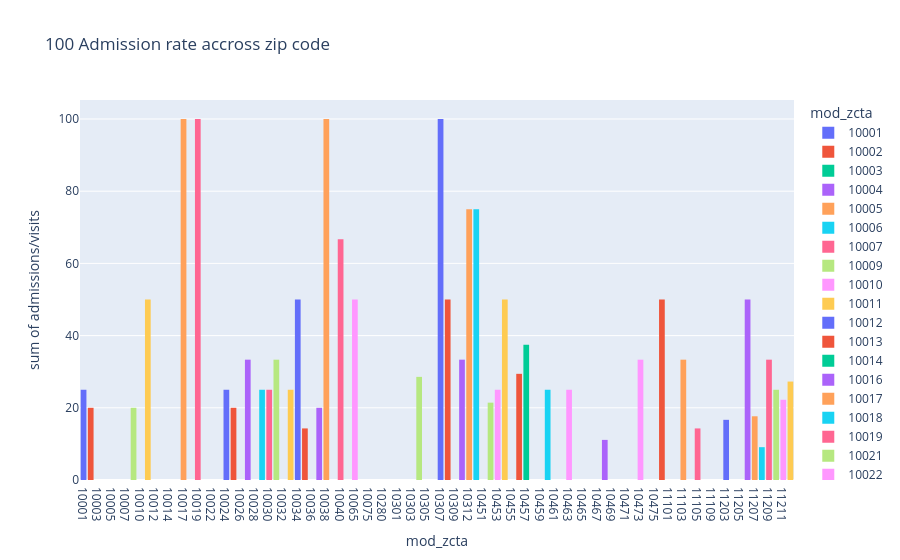

The cell this chart's notebook holds for it:
### Code cell
top_5 = df_zip_date.nlargest(5,'admissions/visits') # top 5 zip code admission rate  
bottom_5= df_zip_date.nsmallest(5,'admissions/visits') # bottom 5 zip code admission rate  
df_top_bottom=pd.concat([top_5,bottom_5])  # top 5 and bottom 5 

fig= px.histogram(df_zip_date.head(100),x= 'mod_zcta', y='admissions/visits',color= 'mod_zcta',title='100 Admission rate accross zip code')
fig.show()

### Figure 1 — Plotly figure (JSON) as saved in the notebook; plotly's stock layout.template omitted (floating-point values rounded to 4 significant figures)
{"data": [{"bingroup": "x", "histfunc": "sum", "hovertemplate": "mod_zcta=%{x}<br>sum of admissions/visits=%{y}<extra></extra>", "legendgroup": "10001", "marker": {"color": "#636efa", "pattern": {"shape": ""}}, "name": "10001", "orientation": "v", "showlegend": true, "type": "histogram", "x": ["10001"], "xaxis": "x", "y": [25.0], "yaxis": "y"}, {"bingroup": "x", "histfunc": "sum", "hovertemplate": "mod_zcta=%{x}<br>sum of admissions/visits=%{y}<extra></extra>", "legendgroup": "10002", "marker": {"color": "#EF553B", "pattern": {"shape": ""}}, "name": "10002", "orientation": "v", "showlegend": true, "type": "histogram", "x": ["10002"], "xaxis": "x", "y": [20.0], "yaxis": "y"}, {"bingroup": "x", "histfunc": "sum", "hovertemplate": "mod_zcta=%{x}<br>sum of admissions/visits=%{y}<extra></extra>", "legendgroup": "10003", "marker": {"color": "#00cc96", "pattern": {"shape": ""}}, "name": "10003", "orientation": "v", "showlegend": true, "type": "histogram", "x": ["10003"], "xaxis": "x", "y": [0.0], "yaxis": "y"}, {"bingroup": "x", "histfunc": "sum", "hovertemplate": "mod_zcta=%{x}<br>sum of admissions/visits=%{y}<extra></extra>", "legendgroup": "10004", "marker": {"color": "#ab63fa", "pattern": {"shape": ""}}, "name": "10004", "orientation": "v", "showlegend": true, "type": "histogram", "x": ["10004"], "xaxis": "x", "y": [0.0], "yaxis": "y"}, {"bingroup": "x", "histfunc": "sum", "hovertemplate": "mod_zcta=%{x}<br>sum of admissions/visits=%{y}<extra></extra>", "legendgroup": "10005", "marker": {"color": "#FFA15A", "pattern": {"shape": ""}}, "name": "10005", "orientation": "v", "showlegend": true, "type": "histogram", "x": ["10005"], "xaxis": "x", "y": [0.0], "yaxis": "y"}, {"bingroup": "x", "histfunc": "sum", "hovertemplate": "mod_zcta=%{x}<br>sum of admissions/visits=%{y}<extra></extra>", "legendgroup": "10006", "marker": {"color": "#19d3f3", "pattern": {"shape": ""}}, "name": "10006", "orientation": "v", "showlegend": true, "type": "histogram", "x": ["10006"], "xaxis": "x", "y": [0.0], "yaxis": "y"}, {"bingroup": "x", "histfunc": "sum", "hovertemplate": "mod_zcta=%{x}<br>sum of admissions/visits=%{y}<extra></extra>", "legendgroup": "10007", "marker": {"color": "#FF6692", "pattern": {"shape": ""}}, "name": "10007", "orientation": "v", "showlegend": true, "type": "histogram", "x": ["10007"], "xaxis": "x", "y": [0.0], "yaxis": "y"}, {"bingroup": "x", "histfunc": "sum", "hovertemplate": "mod_zcta=%{x}<br>sum of admissions/visits=%{y}<extra></extra>", "legendgroup": "10009", "marker": {"color": "#B6E880", "pattern": {"shape": ""}}, "name": "10009", "orientation": "v", "showlegend": true, "type": "histogram", "x": ["10009"], "xaxis": "x", "y": [20.0], "yaxis": "y"}, {"bingroup": "x", "histfunc": "sum", "hovertemplate": "mod_zcta=%{x}<br>sum of admissions/visits=%{y}<extra></extra>", "legendgroup": "10010", "marker": {"color": "#FF97FF", "pattern": {"shape": ""}}, "name": "10010", "orientation": "v", "showlegend": true, "type": "histogram", "x": ["10010"], "xaxis": "x", "y": [0.0], "yaxis": "y"}, {"bingroup": "x", "histfunc": "sum", "hovertemplate": "mod_zcta=%{x}<br>sum of admissions/visits=%{y}<extra></extra>", "legendgroup": "10011", "marker": {"color": "#FECB52", "pattern": {"shape": ""}}, "name": "10011", "orientation": "v", "showlegend": true, "type": "histogram", "x": ["10011"], "xaxis": "x", "y": [50.0], "yaxis": "y"}, {"bingroup": "x", "histfunc": "sum", "hovertemplate": "mod_zcta=%{x}<br>sum of admissions/visits=%{y}<extra></extra>", "legendgroup": "10012", "marker": {"color": "#636efa", "pattern": {"shape": ""}}, "name": "10012", "orientation": "v", "showlegend": true, "type": "histogram", "x": ["10012"], "xaxis": "x", "y": [0.0], "yaxis": "y"}, {"bingroup": "x", "histfunc": "sum", "hovertemplate": "mod_zcta=%{x}<br>sum of admissions/visits=%{y}<extra></extra>", "legendgroup": "10013", "marker": {"color": "#EF553B", "pattern": {"shape": ""}}, "name": "10013", "orientation": "v", "showlegend": true, "type": "histogram", "x": ["10013"], "xaxis": "x", "y": [0.0], "yaxis": "y"}, {"bingroup": "x", "histfunc": "sum", "hovertemplate": "mod_zcta=%{x}<br>sum of admissions/visits=%{y}<extra></extra>", "legendgroup": "10014", "marker": {"color": "#00cc96", "pattern": {"shape": ""}}, "name": "10014", "orientation": "v", "showlegend": true, "type": "histogram", "x": ["10014"], "xaxis": "x", "y": [0.0], "yaxis": "y"}, {"bingroup": "x", "histfunc": "sum", "hovertemplate": "mod_zcta=%{x}<br>sum of admissions/visits=%{y}<extra></extra>", "legendgroup": "10016", "marker": {"color": "#ab63fa", "pattern": {"shape": ""}}, "name": "10016", "orientation": "v", "showlegend": true, "type": "histogram", "x": ["10016"], "xaxis": "x", "y": [0.0], "yaxis": "y"}, {"bingroup": "x", "histfunc": "sum", "hovertemplate": "mod_zcta=%{x}<br>sum of admissions/visits=%{y}<extra></extra>", "legendgroup": "10017", "marker": {"color": "#FFA15A", "pattern": {"shape": ""}}, "name": "10017", "orientation": "v", "showlegend": true, "type": "histogram", "x": ["10017"], "xaxis": "x", "y": [100.0], "yaxis": "y"}, {"bingroup": "x", "histfunc": "sum", "hovertemplate": "mod_zcta=%{x}<br>sum of admissions/visits=%{y}<extra></extra>", "legendgroup": "10018", "marker": {"color": "#19d3f3", "pattern": {"shape": ""}}, "name": "10018", "orientation": "v", "showlegend": true, "type": "histogram", "x": ["10018"], "xaxis": "x", "y": [0.0], "yaxis": "y"}, {"bingroup": "x", "histfunc": "sum", "hovertemplate": "mod_zcta=%{x}<br>sum of admissions/visits=%{y}<extra></extra>", "legendgroup": "10019", "marker": {"color": "#FF6692", "pattern": {"shape": ""}}, "name": "10019", "orientation": "v", "showlegend": true, "type": "histogram", "x": ["10019"], "xaxis": "x", "y": [100.0], "yaxis": "y"}, {"bingroup": "x", "histfunc": "sum", "hovertemplate": "mod_zcta=%{x}<br>sum of admissions/visits=%{y}<extra></extra>", "legendgroup": "10021", "marker": {"color": "#B6E880", "pattern": {"shape": ""}}, "name": "10021", "orientation": "v", "showlegend": true, "type": "histogram", "x": ["10021"], "xaxis": "x", "y": [0.0], "yaxis": "y"}, {"bingroup": "x", "histfunc": "sum", "hovertemplate": "mod_zcta=%{x}<br>sum of admissions/visits=%{y}<extra></extra>", "legendgroup": "10022", "marker": {"color": "#FF97FF", "pattern": {"shape": ""}}, "name": "10022", "orientation": "v", "showlegend": true, "type": "histogram", "x": ["10022"], "xaxis": "x", "y": [0.0], "yaxis": "y"}, {"bingroup": "x", "histfunc": "sum", "hovertemplate": "mod_zcta=%{x}<br>sum of admissions/visits=%{y}<extra></extra>", "legendgroup": "10023", "marker": {"color": "#FECB52", "pattern": {"shape": ""}}, "name": "10023", "orientation": "v", "showlegend": true, "type": "histogram", "x": ["10023"], "xaxis": "x", "y": [0.0], "yaxis": "y"}, {"bingroup": "x", "histfunc": "sum", "hovertemplate": "mod_zcta=%{x}<br>sum of admissions/visits=%{y}<extra></extra>", "legendgroup": "10024", "marker": {"color": "#636efa", "pattern": {"shape": ""}}, "name": "10024", "orientation": "v", "showlegend": true, "type": "histogram", "x": ["10024"], "xaxis": "x", "y": [25.0], "yaxis": "y"}, {"bingroup": "x", "histfunc": "sum", "hovertemplate": "mod_zcta=%{x}<br>sum of admissions/visits=%{y}<extra></extra>", "legendgroup": "10025", "marker": {"color": "#EF553B", "pattern": {"shape": ""}}, "name": "10025", "orientation": "v", "showlegend": true, "type": "histogram", "x": ["10025"], "xaxis": "x", "y": [20.0], "yaxis": "y"}, {"bingroup": "x", "histfunc": "sum", "hovertemplate": "mod_zcta=%{x}<br>sum of admissions/visits=%{y}<extra></extra>", "legendgroup": "10026", "marker": {"color": "#00cc96", "pattern": {"shape": ""}}, "name": "10026", "orientation": "v", "showlegend": true, "type": "histogram", "x": ["10026"], "xaxis": "x", "y": [0.0], "yaxis": "y"}, {"bingroup": "x", "histfunc": "sum", "hovertemplate": "mod_zcta=%{x}<br>sum of admissions/visits=%{y}<extra></extra>", "legendgroup": "10027", "marker": {"color": "#ab63fa", "pattern": {"shape": ""}}, "name": "10027", "orientation": "v", "showlegend": true, "type": "histogram", "x": ["10027"], "xaxis": "x", "y": [33.33], "yaxis": "y"}, {"bingroup": "x", "histfunc": "sum", "hovertemplate": "mod_zcta=%{x}<br>sum of admissions/visits=%{y}<extra></extra>", "legendgroup": "10028", "marker": {"color": "#FFA15A", "pattern": {"shape": ""}}, "name": "10028", "orientation": "v", "showlegend": true, "type": "histogram", "x": ["10028"], "xaxis": "x", "y": [0.0], "yaxis": "y"}, {"bingroup": "x", "histfunc": "sum", "hovertemplate": "mod_zcta=%{x}<br>sum of admissions/visits=%{y}<extra></extra>", "legendgroup": "10029", "marker": {"color": "#19d3f3", "pattern": {"shape": ""}}, "name": "10029", "orientation": "v", "showlegend": true, "type": "histogram", "x": ["10029"], "xaxis": "x", "y": [25.0], "yaxis": "y"}, {"bingroup": "x", "histfunc": "sum", "hovertemplate": "mod_zcta=%{x}<br>sum of admissions/visits=%{y}<extra></extra>", "legendgroup": "10030", "marker": {"color": "#FF6692", "pattern": {"shape": ""}}, "name": "10030", "orientation": "v", "showlegend": true, "type": "histogram", "x": ["10030"], "xaxis": "x", "y": [25.0], "yaxis": "y"}, {"bingroup": "x", "histfunc": "sum", "hovertemplate": "mod_zcta=%{x}<br>sum of admissions/visits=%{y}<extra></extra>", "legendgroup": "10031", "marker": {"color": "#B6E880", "pattern": {"shape": ""}}, "name": "10031", "orientation": "v", "showlegend": true, "type": "histogram", "x": ["10031"], "xaxis": "x", "y": [33.33], "yaxis": "y"}, {"bingroup": "x", "histfunc": "sum", "hovertemplate": "mod_zcta=%{x}<br>sum of admissions/visits=%{y}<extra></extra>", "legendgroup": "10032", "marker": {"color": "#FF97FF", "pattern": {"shape": ""}}, "name": "10032", "orientation": "v", "showlegend": true, "type": "histogram", "x": ["10032"], "xaxis": "x", "y": [0.0], "yaxis": "y"}, {"bingroup": "x", "histfunc": "sum", "hovertemplate": "mod_zcta=%{x}<br>sum of admissions/visits=%{y}<extra></extra>", "legendgroup": "10033", "marker": {"color": "#FECB52", "pattern": {"shape": ""}}, "name": "10033", "orientation": "v", "showlegend": true, "type": "histogram", "x": ["10033"], "xaxis": "x", "y": [25.0], "yaxis": "y"}, {"bingroup": "x", "histfunc": "sum", "hovertemplate": "mod_zcta=%{x}<br>sum of admissions/visits=%{y}<extra></extra>", "legendgroup": "10034", "marker": {"color": "#636efa", "pattern": {"shape": ""}}, "name": "10034", "orientation": "v", "showlegend": true, "type": "histogram", "x": ["10034"], "xaxis": "x", "y": [50.0], "yaxis": "y"}, {"bingroup": "x", "histfunc": "sum", "hovertemplate": "mod_zcta=%{x}<br>sum of admissions/visits=%{y}<extra></extra>", "legendgroup": "10035", "marker": {"color": "#EF553B", "pattern": {"shape": ""}}, "name": "10035", "orientation": "v", "showlegend": true, "type": "histogram", "x": ["10035"], "xaxis": "x", "y": [14.29], "yaxis": "y"}, {"bingroup": "x", "histfunc": "sum", "hovertemplate": "mod_zcta=%{x}<br>sum of admissions/visits=%{y}<extra></extra>", "legendgroup": "10036", "marker": {"color": "#00cc96", "pattern": {"shape": ""}}, "name": "10036", "orientation": "v", "showlegend": true, "type": "histogram", "x": ["10036"], "xaxis": "x", "y": [0.0], "yaxis": "y"}, {"bingroup": "x", "histfunc": "sum", "hovertemplate": "mod_zcta=%{x}<br>sum of admissions/visits=%{y}<extra></extra>", "legendgroup": "10037", "marker": {"color": "#ab63fa", "pattern": {"shape": ""}}, "name": "10037", "orientation": "v", "showlegend": true, "type": "histogram", "x": ["10037"], "xaxis": "x", "y": [20.0], "yaxis": "y"}, {"bingroup": "x", "histfunc": "sum", "hovertemplate": "mod_zcta=%{x}<br>sum of admissions/visits=%{y}<extra></extra>", "legendgroup": "10038", "marker": {"color": "#FFA15A", "pattern": {"shape": ""}}, "name": "10038", "orientation": "v", "showlegend": true, "type": "histogram", "x": ["10038"], "xaxis": "x", "y": [100.0], "yaxis": "y"}, {"bingroup": "x", "histfunc": "sum", "hovertemplate": "mod_zcta=%{x}<br>sum of admissions/visits=%{y}<extra></extra>", "legendgroup": "10039", "marker": {"color": "#19d3f3", "pattern": {"shape": ""}}, "name": "10039", "orientation": "v", "showlegend": true, "type": "histogram", "x": ["10039"], "xaxis": "x", "y": [0.0], "yaxis": "y"}, {"bingroup": "x", "histfunc": "sum", "hovertemplate": "mod_zcta=%{x}<br>sum of admissions/visits=%{y}<extra></extra>", "legendgroup": "10040", "marker": {"color": "#FF6692", "pattern": {"shape": ""}}, "name": "10040", "orientation": "v", "showlegend": true, "type": "histogram", "x": ["10040"], "xaxis": "x", "y": [66.67], "yaxis": "y"}, {"bingroup": "x", "histfunc": "sum", "hovertemplate": "mod_zcta=%{x}<br>sum of admissions/visits=%{y}<extra></extra>", "legendgroup": "10044", "marker": {"color": "#B6E880", "pattern": {"shape": ""}}, "name": "10044", "orientation": "v", "showlegend": true, "type": "histogram", "x": ["10044"], "xaxis": "x", "y": [0.0], "yaxis": "y"}, {"bingroup": "x", "histfunc": "sum", "hovertemplate": "mod_zcta=%{x}<br>sum of admissions/visits=%{y}<extra></extra>", "legendgroup": "10065", "marker": {"color": "#FF97FF", "pattern": {"shape": ""}}, "name": "10065", "orientation": "v", "showlegend": true, "type": "histogram", "x": ["10065"], "xaxis": "x", "y": [50.0], "yaxis": "y"}, {"bingroup": "x", "histfunc": "sum", "hovertemplate": "mod_zcta=%{x}<br>sum of admissions/visits=%{y}<extra></extra>", "legendgroup": "10069", "marker": {"color": "#FECB52", "pattern": {"shape": ""}}, "name": "10069", "orientation": "v", "showlegend": true, "type": "histogram", "x": ["10069"], "xaxis": "x", "y": [0.0], "yaxis": "y"}, {"bingroup": "x", "histfunc": "sum", "hovertemplate": "mod_zcta=%{x}<br>sum of admissions/visits=%{y}<extra></extra>", "legendgroup": "10075", "marker": {"color": "#636efa", "pattern": {"shape": ""}}, "name": "10075", "orientation": "v", "showlegend": true, "type": "histogram", "x": ["10075"], "xaxis": "x", "y": [0.0], "yaxis": "y"}, {"bingroup": "x", "histfunc": "sum", "hovertemplate": "mod_zcta=%{x}<br>sum of admissions/visits=%{y}<extra></extra>", "legendgroup": "10128", "marker": {"color": "#EF553B", "pattern": {"shape": ""}}, "name": "10128", "orientation": "v", "showlegend": true, "type": "histogram", "x": ["10128"], "xaxis": "x", "y": [0.0], "yaxis": "y"}, {"bingroup": "x", "histfunc": "sum", "hovertemplate": "mod_zcta=%{x}<br>sum of admissions/visits=%{y}<extra></extra>", "legendgroup": "10280", "marker": {"color": "#00cc96", "pattern": {"shape": ""}}, "name": "10280", "orientation": "v", "showlegend": true, "type": "histogram", "x": ["10280"], "xaxis": "x", "y": [0.0], "yaxis": "y"}, {"bingroup": "x", "histfunc": "sum", "hovertemplate": "mod_zcta=%{x}<br>sum of admissions/visits=%{y}<extra></extra>", "legendgroup": "10282", "marker": {"color": "#ab63fa", "pattern": {"shape": ""}}, "name": "10282", "orientation": "v", "showlegend": true, "type": "histogram", "x": ["10282"], "xaxis": "x", "y": [0.0], "yaxis": "y"}, {"bingroup": "x", "histfunc": "sum", "hovertemplate": "mod_zcta=%{x}<br>sum of admissions/visits=%{y}<extra></extra>", "legendgroup": "10301", "marker": {"color": "#FFA15A", "pattern": {"shape": ""}}, "name": "10301", "orientation": "v", "showlegend": true, "type": "histogram", "x": ["10301"], "xaxis": "x", "y": [0.0], "yaxis": "y"}, {"bingroup": "x", "histfunc": "sum", "hovertemplate": "mod_zcta=%{x}<br>sum of admissions/visits=%{y}<extra></extra>", "legendgroup": "10302", "marker": {"color": "#19d3f3", "pattern": {"shape": ""}}, "name": "10302", "orientation": "v", "showlegend": true, "type": "histogram", "x": ["10302"], "xaxis": "x", "y": [0.0], "yaxis": "y"}, {"bingroup": "x", "histfunc": "sum", "hovertemplate": "mod_zcta=%{x}<br>sum of admissions/visits=%{y}<extra></extra>", "legendgroup": "10303", "marker": {"color": "#FF6692", "pattern": {"shape": ""}}, "name": "10303", "orientation": "v", "showlegend": true, "type": "histogram", "x": ["10303"], "xaxis": "x", "y": [0.0], "yaxis": "y"}, {"bingroup": "x", "histfunc": "sum", "hovertemplate": "mod_zcta=%{x}<br>sum of admissions/visits=%{y}<extra></extra>", "legendgroup": "10304", "marker": {"color": "#B6E880", "pattern": {"shape": ""}}, "name": "10304", "orientation": "v", "showlegend": true, "type": "histogram", "x": ["10304"], "xaxis": "x", "y": [28.57], "yaxis": "y"}, {"bingroup": "x", "histfunc": "sum", "hovertemplate": "mod_zcta=%{x}<br>sum of admissions/visits=%{y}<extra></extra>", "legendgroup": "10305", "marker": {"color": "#FF97FF", "pattern": {"shape": ""}}, "name": "10305", "orientation": "v", "showlegend": true, "type": "histogram", "x": ["10305"], "xaxis": "x", "y": [0.0], "yaxis": "y"}, {"bingroup": "x", "histfunc": "sum", "hovertemplate": "mod_zcta=%{x}<br>sum of admissions/visits=%{y}<extra></extra>", "legendgroup": "10306", "marker": {"color": "#FECB52", "pattern": {"shape": ""}}, "name": "10306", "orientation": "v", "showlegend": true, "type": "histogram", "x": ["10306"], "xaxis": "x", "y": [0.0], "yaxis": "y"}, {"bingroup": "x", "histfunc": "sum", "hovertemplate": "mod_zcta=%{x}<br>sum of admissions/visits=%{y}<extra></extra>", "legendgroup": "10307", "marker": {"color": "#636efa", "pattern": {"shape": ""}}, "name": "10307", "orientation": "v", "showlegend": true, "type": "histogram", "x": ["10307"], "xaxis": "x", "y": [100.0], "yaxis": "y"}, {"bingroup": "x", "histfunc": "sum", "hovertemplate": "mod_zcta=%{x}<br>sum of admissions/visits=%{y}<extra></extra>", "legendgroup": "10308", "marker": {"color": "#EF553B", "pattern": {"shape": ""}}, "name": "10308", "orientation": "v", "showlegend": true, "type": "histogram", "x": ["10308"], "xaxis": "x", "y": [50.0], "yaxis": "y"}, {"bingroup": "x", "histfunc": "sum", "hovertemplate": "mod_zcta=%{x}<br>sum of admissions/visits=%{y}<extra></extra>", "legendgroup": "10309", "marker": {"color": "#00cc96", "pattern": {"shape": ""}}, "name": "10309", "orientation": "v", "showlegend": true, "type": "histogram", "x": ["10309"], "xaxis": "x", "y": [0.0], "yaxis": "y"}, {"bingroup": "x", "histfunc": "sum", "hovertemplate": "mod_zcta=%{x}<br>sum of admissions/visits=%{y}<extra></extra>", "legendgroup": "10310", "marker": {"color": "#ab63fa", "pattern": {"shape": ""}}, "name": "10310", "orientation": "v", "showlegend": true, "type": "histogram", "x": ["10310"], "xaxis": "x", "y": [33.33], "yaxis": "y"}, {"bingroup": "x", "histfunc": "sum", "hovertemplate": "mod_zcta=%{x}<br>sum of admissions/visits=%{y}<extra></extra>", "legendgroup": "10312", "marker": {"color": "#FFA15A", "pattern": {"shape": ""}}, "name": "10312", "orientation": "v", "showlegend": true, "type": "histogram", "x": ["10312"], "xaxis": "x", "y": [75.0], "yaxis": "y"}, {"bingroup": "x", "histfunc": "sum", "hovertemplate": "mod_zcta=%{x}<br>sum of admissions/visits=%{y}<extra></extra>", "legendgroup": "10314", "marker": {"color": "#19d3f3", "pattern": {"shape": ""}}, "name": "10314", "orientation": "v", "showlegend": true, "type": "histogram", "x": ["10314"], "xaxis": "x", "y": [75.0], "yaxis": "y"}, {"bingroup": "x", "histfunc": "sum", "hovertemplate": "mod_zcta=%{x}<br>sum of admissions/visits=%{y}<extra></extra>", "legendgroup": "10451", "marker": {"color": "#FF6692", "pattern": {"shape": ""}}, "name": "10451", "orientation": "v", "showlegend": true, "type": "histogram", "x": ["10451"], "xaxis": "x", "y": [0.0], "yaxis": "y"}, {"bingroup": "x", "histfunc": "sum", "hovertemplate": "mod_zcta=%{x}<br>sum of admissions/visits=%{y}<extra></extra>", "legendgroup": "10452", "marker": {"color": "#B6E880", "pattern": {"shape": ""}}, "name": "10452", "orientation": "v", "showlegend": true, "type": "histogram", "x": ["10452"], "xaxis": "x", "y": [21.43], "yaxis": "y"}, {"bingroup": "x", "histfunc": "sum", "hovertemplate": "mod_zcta=%{x}<br>sum of admissions/visits=%{y}<extra></extra>", "legendgroup": "10453", "marker": {"color": "#FF97FF", "pattern": {"shape": ""}}, "name": "10453", "orientation": "v", "showlegend": true, "type": "histogram", "x": ["10453"], "xaxis": "x", "y": [25.0], "yaxis": "y"}, {"bingroup": "x", "histfunc": "sum", "hovertemplate": "mod_zcta=%{x}<br>sum of admissions/visits=%{y}<extra></extra>", "legendgroup": "10454", "marker": {"color": "#FECB52", "pattern": {"shape": ""}}, "name": "10454", "orientation": "v", "showlegend": true, "type": "histogram", "x": ["10454"], "xaxis": "x", "y": [50.0], "yaxis": "y"}, {"bingroup": "x", "histfunc": "sum", "hovertemplate": "mod_zcta=%{x}<br>sum of admissions/visits=%{y}<extra></extra>", "legendgroup": "10455", "marker": {"color": "#636efa", "pattern": {"shape": ""}}, "name": "10455", "orientation": "v", "showlegend": true, "type": "histogram", "x": ["10455"], "xaxis": "x", "y": [0.0], "yaxis": "y"}, {"bingroup": "x", "histfunc": "sum", "hovertemplate": "mod_zcta=%{x}<br>sum of admissions/visits=%{y}<extra></extra>", "legendgroup": "10456", "marker": {"color": "#EF553B", "pattern": {"shape": ""}}, "name": "10456", "orientation": "v", "showlegend": true, "type": "histogram", "x": ["10456"], "xaxis": "x", "y": [29.41], "yaxis": "y"}, {"bingroup": "x", "histfunc": "sum", "hovertemplate": "mod_zcta=%{x}<br>sum of admissions/visits=%{y}<extra></extra>", "legendgroup": "10457", "marker": {"color": "#00cc96", "pattern": {"shape": ""}}, "name": "10457", "orientation": "v", "showlegend": true, "type": "histogram", "x": ["10457"], "xaxis": "x", "y": [37.5], "yaxis": "y"}, {"bingroup": "x", "histfunc": "sum", "hovertemplate": "mod_zcta=%{x}<br>sum of admissions/visits=%{y}<extra></extra>", "legendgroup": "10458", "marker": {"color": "#ab63fa", "pattern": {"shape": ""}}, "name": "10458", "orientation": "v", "showlegend": true, "type": "histogram", "x": ["10458"], "xaxis": "x", "y": [0.0], "yaxis": "y"}, {"bingroup": "x", "histfunc": "sum", "hovertemplate": "mod_zcta=%{x}<br>sum of admissions/visits=%{y}<extra></extra>", "legendgroup": "10459", "marker": {"color": "#FFA15A", "pattern": {"shape": ""}}, "name": "10459", "orientation": "v", "showlegend": true, "type": "histogram", "x": ["10459"], "xaxis": "x", "y": [0.0], "yaxis": "y"}, {"bingroup": "x", "histfunc": "sum", "hovertemplate": "mod_zcta=%{x}<br>sum of admissions/visits=%{y}<extra></extra>", "legendgroup": "10460", "marker": {"color": "#19d3f3", "pattern": {"shape": ""}}, "name": "10460", "orientation": "v", "showlegend": true, "type": "histogram", "x": ["10460"], "xaxis": "x", "y": [25.0], "yaxis": "y"}, {"bingroup": "x", "histfunc": "sum", "hovertemplate": "mod_zcta=%{x}<br>sum of admissions/visits=%{y}<extra></extra>", "legendgroup": "10461", "marker": {"color": "#FF6692", "pattern": {"shape": ""}}, "name": "10461", "orientation": "v", "showlegend": true, "type": "histogram", "x": ["10461"], "xaxis": "x", "y": [0.0], "yaxis": "y"}, {"bingroup": "x", "histfunc": "sum", "hovertemplate": "mod_zcta=%{x}<br>sum of admissions/visits=%{y}<extra></extra>", "legendgroup": "10462", "marker": {"color": "#B6E880", "pattern": {"shape": ""}}, "name": "10462", "orientation": "v", "showlegend": true, "type": "histogram", "x": ["10462"], "xaxis": "x", "y": [0.0], "yaxis": "y"}, {"bingroup": "x", "histfunc": "sum", "hovertemplate": "mod_zcta=%{x}<br>sum of admissions/visits=%{y}<extra></extra>", "legendgroup": "10463", "marker": {"color": "#FF97FF", "pattern": {"shape": ""}}, "name": "10463", "orientation": "v", "showlegend": true, "type": "histogram", "x": ["10463"], "xaxis": "x", "y": [25.0], "yaxis": "y"}, {"bingroup": "x", "histfunc": "sum", "hovertemplate": "mod_zcta=%{x}<br>sum of admissions/visits=%{y}<extra></extra>", "legendgroup": "10464", "marker": {"color": "#FECB52", "pattern": {"shape": ""}}, "name": "10464", "orientation": "v", "showlegend": true, "type": "histogram", "x": ["10464"], "xaxis": "x", "y": [0.0], "yaxis": "y"}, {"bingroup": "x", "histfunc": "sum", "hovertemplate": "mod_zcta=%{x}<br>sum of admissions/visits=%{y}<extra></extra>", "legendgroup": "10465", "marker": {"color": "#636efa", "pattern": {"shape": ""}}, "name": "10465", "orientation": "v", "showlegend": true, "type": "histogram", "x": ["10465"], "xaxis": "x", "y": [0.0], "yaxis": "y"}, {"bingroup": "x", "histfunc": "sum", "hovertemplate": "mod_zcta=%{x}<br>sum of admissions/visits=%{y}<extra></extra>", "legendgroup": "10466", "marker": {"color": "#EF553B", "pattern": {"shape": ""}}, "name": "10466", "orientation": "v", "showlegend": true, "type": "histogram", "x": ["10466"], "xaxis": "x", "y": [0.0], "yaxis": "y"}, {"bingroup": "x", "histfunc": "sum", "hovertemplate": "mod_zcta=%{x}<br>sum of admissions/visits=%{y}<extra></extra>", "legendgroup": "10467", "marker": {"color": "#00cc96", "pattern": {"shape": ""}}, "name": "10467", "orientation": "v", "showlegend": true, "type": "histogram", "x": ["10467"], "xaxis": "x", "y": [0.0], "yaxis": "y"}, {"bingroup": "x", "histfunc": "sum", "hovertemplate": "mod_zcta=%{x}<br>sum of admissions/visits=%{y}<extra></extra>", "legendgroup": "10468", "marker": {"color": "#ab63fa", "pattern": {"shape": ""}}, "name": "10468", "orientation": "v", "showlegend": true, "type": "histogram", "x": ["10468"], "xaxis": "x", "y": [11.11], "yaxis": "y"}, {"bingroup": "x", "histfunc": "sum", "hovertemplate": "mod_zcta=%{x}<br>sum of admissions/visits=%{y}<extra></extra>", "legendgroup": "10469", "marker": {"color": "#FFA15A", "pattern": {"shape": ""}}, "name": "10469", "orientation": "v", "showlegend": true, "type": "histogram", "x": ["10469"], "xaxis": "x", "y": [0.0], "yaxis": "y"}, {"bingroup": "x", "histfunc": "sum", "hovertemplate": "mod_zcta=%{x}<br>sum of admissions/visits=%{y}<extra></extra>", "legendgroup": "10470", "marker": {"color": "#19d3f3", "pattern": {"shape": ""}}, "name": "10470", "orientation": "v", "showlegend": true, "type": "histogram", "x": ["10470"], "xaxis": "x", "y": [0.0], "yaxis": "y"}, {"bingroup": "x", "histfunc": "sum", "hovertemplate": "mod_zcta=%{x}<br>sum of admissions/visits=%{y}<extra></extra>", "legendgroup": "10471", "marker": {"color": "#FF6692", "pattern": {"shape": ""}}, "name": "10471", "orientation": "v", "showlegend": true, "type": "histogram", "x": ["10471"], "xaxis": "x", "y": [0.0], "yaxis": "y"}, {"bingroup": "x", "histfunc": "sum", "hovertemplate": "mod_zcta=%{x}<br>sum of admissions/visits=%{y}<extra></extra>", "legendgroup": "10472", "marker": {"color": "#B6E880", "pattern": {"shape": ""}}, "name": "10472", "orientation": "v", "showlegend": true, "type": "histogram", "x": ["10472"], "xaxis": "x", "y": [0.0], "yaxis": "y"}, {"bingroup": "x", "histfunc": "sum", "hovertemplate": "mod_zcta=%{x}<br>sum of admissions/visits=%{y}<extra></extra>", "legendgroup": "10473", "marker": {"color": "#FF97FF", "pattern": {"shape": ""}}, "name": "10473", "orientation": "v", "showlegend": true, "type": "histogram", "x": ["10473"], "xaxis": "x", "y": [33.33], "yaxis": "y"}, {"bingroup": "x", "histfunc": "sum", "hovertemplate": "mod_zcta=%{x}<br>sum of admissions/visits=%{y}<extra></extra>", "legendgroup": "10474", "marker": {"color": "#FECB52", "pattern": {"shape": ""}}, "name": "10474", "orientation": "v", "showlegend": true, "type": "histogram", "x": ["10474"], "xaxis": "x", "y": [0.0], "yaxis": "y"}, {"bingroup": "x", "histfunc": "sum", "hovertemplate": "mod_zcta=%{x}<br>sum of admissions/visits=%{y}<extra></extra>", "legendgroup": "10475", "marker": {"color": "#636efa", "pattern": {"shape": ""}}, "name": "10475", "orientation": "v", "showlegend": true, "type": "histogram", "x": ["10475"], "xaxis": "x", "y": [0.0], "yaxis": "y"}, {"bingroup": "x", "histfunc": "sum", "hovertemplate": "mod_zcta=%{x}<br>sum of admissions/visits=%{y}<extra></extra>", "legendgroup": "11004", "marker": {"color": "#EF553B", "pattern": {"shape": ""}}, "name": "11004", "orientation": "v", "showlegend": true, "type": "histogram", "x": ["11004"], "xaxis": "x", "y": [50.0], "yaxis": "y"}, {"bingroup": "x", "histfunc": "sum", "hovertemplate": "mod_zcta=%{x}<br>sum of admissions/visits=%{y}<extra></extra>", "legendgroup": "11101", "marker": {"color": "#00cc96", "pattern": {"shape": ""}}, "name": "11101", "orientation": "v", "showlegend": true, "type": "histogram", "x": ["11101"], "xaxis": "x", "y": [0.0], "yaxis": "y"}, {"bingroup": "x", "histfunc": "sum", "hovertemplate": "mod_zcta=%{x}<br>sum of admissions/visits=%{y}<extra></extra>", "legendgroup": "11102", "marker": {"color": "#ab63fa", "pattern": {"shape": ""}}, "name": "11102", "orientation": "v", "showlegend": true, "type": "histogram", "x": ["11102"], "xaxis": "x", "y": [0.0], "yaxis": "y"}, {"bingroup": "x", "histfunc": "sum", "hovertemplate": "mod_zcta=%{x}<br>sum of admissions/visits=%{y}<extra></extra>", "legendgroup": "11103", "marker": {"color": "#FFA15A", "pattern": {"shape": ""}}, "name": "11103", "orientation": "v", "showlegend": true, "type": "histogram", "x": ["11103"], "xaxis": "x", "y": [33.33], "yaxis": "y"}, {"bingroup": "x", "histfunc": "sum", "hovertemplate": "mod_zcta=%{x}<br>sum of admissions/visits=%{y}<extra></extra>", "legendgroup": "11104", "marker": {"color": "#19d3f3", "pattern": {"shape": ""}}, "name": "11104", "orientation": "v", "showlegend": true, "type": "histogram", "x": ["11104"], "xaxis": "x", "y": [0.0], "yaxis": "y"}, {"bingroup": "x", "histfunc": "sum", "hovertemplate": "mod_zcta=%{x}<br>sum of admissions/visits=%{y}<extra></extra>", "legendgroup": "11105", "marker": {"color": "#FF6692", "pattern": {"shape": ""}}, "name": "11105", "orientation": "v", "showlegend": true, "type": "histogram", "x": ["11105"], "xaxis": "x", "y": [14.29], "yaxis": "y"}, {"bingroup": "x", "histfunc": "sum", "hovertemplate": "mod_zcta=%{x}<br>sum of admissions/visits=%{y}<extra></extra>", "legendgroup": "11106", "marker": {"color": "#B6E880", "pattern": {"shape": ""}}, "name": "11106", "orientation": "v", "showlegend": true, "type": "histogram", "x": ["11106"], "xaxis": "x", "y": [0.0], "yaxis": "y"}, {"bingroup": "x", "histfunc": "sum", "hovertemplate": "mod_zcta=%{x}<br>sum of admissions/visits=%{y}<extra></extra>", "legendgroup": "11109", "marker": {"color": "#FF97FF", "pattern": {"shape": ""}}, "name": "11109", "orientation": "v", "showlegend": true, "type": "histogram", "x": ["11109"], "xaxis": "x", "y": [0.0], "yaxis": "y"}, {"bingroup": "x", "histfunc": "sum", "hovertemplate": "mod_zcta=%{x}<br>sum of admissions/visits=%{y}<extra></extra>", "legendgroup": "11201", "marker": {"color": "#FECB52", "pattern": {"shape": ""}}, "name": "11201", "orientation": "v", "showlegend": true, "type": "histogram", "x": ["11201"], "xaxis": "x", "y": [0.0], "yaxis": "y"}, {"bingroup": "x", "histfunc": "sum", "hovertemplate": "mod_zcta=%{x}<br>sum of admissions/visits=%{y}<extra></extra>", "legendgroup": "11203", "marker": {"color": "#636efa", "pattern": {"shape": ""}}, "name": "11203", "orientation": "v", "showlegend": true, "type": "histogram", "x": ["11203"], "xaxis": "x", "y": [16.67], "yaxis": "y"}, {"bingroup": "x", "histfunc": "sum", "hovertemplate": "mod_zcta=%{x}<br>sum of admissions/visits=%{y}<extra></extra>", "legendgroup": "11204", "marker": {"color": "#EF553B", "pattern": {"shape": ""}}, "name": "11204", "orientation": "v", "showlegend": true, "type": "histogram", "x": ["11204"], "xaxis": "x", "y": [0.0], "yaxis": "y"}, {"bingroup": "x", "histfunc": "sum", "hovertemplate": "mod_zcta=%{x}<br>sum of admissions/visits=%{y}<extra></extra>", "legendgroup": "11205", "marker": {"color": "#00cc96", "pattern": {"shape": ""}}, "name": "11205", "orientation": "v", "showlegend": true, "type": "histogram", "x": ["11205"], "xaxis": "x", "y": [0.0], "yaxis": "y"}, {"bingroup": "x", "histfunc": "sum", "hovertemplate": "mod_zcta=%{x}<br>sum of admissions/visits=%{y}<extra></extra>", "legendgroup": "11206", "marker": {"color": "#ab63fa", "pattern": {"shape": ""}}, "name": "11206", "orientation": "v", "showlegend": true, "type": "histogram", "x": ["11206"], "xaxis": "x", "y": [50.0], "yaxis": "y"}, {"bingroup": "x", "histfunc": "sum", "hovertemplate": "mod_zcta=%{x}<br>sum of admissions/visits=%{y}<extra></extra>", "legendgroup": "11207", "marker": {"color": "#FFA15A", "pattern": {"shape": ""}}, "name": "11207", "orientation": "v", "showlegend": true, "type": "histogram", "x": ["11207"], "xaxis": "x", "y": [17.65], "yaxis": "y"}, {"bingroup": "x", "histfunc": "sum", "hovertemplate": "mod_zcta=%{x}<br>sum of admissions/visits=%{y}<extra></extra>", "legendgroup": "11208", "marker": {"color": "#19d3f3", "pattern": {"shape": ""}}, "name": "11208", "orientation": "v", "showlegend": true, "type": "histogram", "x": ["11208"], "xaxis": "x", "y": [9.091], "yaxis": "y"}, {"bingroup": "x", "histfunc": "sum", "hovertemplate": "mod_zcta=%{x}<br>sum of admissions/visits=%{y}<extra></extra>", "legendgroup": "11209", "marker": {"color": "#FF6692", "pattern": {"shape": ""}}, "name": "11209", "orientation": "v", "showlegend": true, "type": "histogram", "x": ["11209"], "xaxis": "x", "y": [33.33], "yaxis": "y"}, {"bingroup": "x", "histfunc": "sum", "hovertemplate": "mod_zcta=%{x}<br>sum of admissions/visits=%{y}<extra></extra>", "legendgroup": "11210", "marker": {"color": "#B6E880", "pattern": {"shape": ""}}, "name": "11210", "orientation": "v", "showlegend": true, "type": "histogram", "x": ["11210"], "xaxis": "x", "y": [25.0], "yaxis": "y"}, {"bingroup": "x", "histfunc": "sum", "hovertemplate": "mod_zcta=%{x}<br>sum of admissions/visits=%{y}<extra></extra>", "legendgroup": "11211", "marker": {"color": "#FF97FF", "pattern": {"shape": ""}}, "name": "11211", "orientation": "v", "showlegend": true, "type": "histogram", "x": ["11211"], "xaxis": "x", "y": [22.22], "yaxis": "y"}, {"bingroup": "x", "histfunc": "sum", "hovertemplate": "mod_zcta=%{x}<br>sum of admissions/visits=%{y}<extra></extra>", "legendgroup": "11212", "marker": {"color": "#FECB52", "pattern": {"shape": ""}}, "name": "11212", "orientation": "v", "showlegend": true, "type": "histogram", "x": ["11212"], "xaxis": "x", "y": [27.27], "yaxis": "y"}], "layout": {"barmode": "relative", "legend": {"title": {"text": "mod_zcta"}, "tracegroupgap": 0}, "title": {"text": "100 Admission rate accross zip code"}, "xaxis": {"anchor": "y", "categoryarray": ["10001", "10002", "10003", "10004", "10005", "10006", "10007", "10009", "10010", "10011", "10012", "10013", "10014", "10016", "10017", "10018", "10019", "10021", "10022", "10023", "10024", "10025", "10026", "10027", "10028", "10029", "10030", "10031", "10032", "10033", "10034", "10035", "10036", "10037", "10038", "10039", "10040", "10044", "10065", "10069", "10075", "10128", "10280", "10282", "10301", "10302", "10303", "10304", "10305", "10306", "10307", "10308", "10309", "10310", "10312", "10314", "10451", "10452", "10453", "10454", "10455", "10456", "10457", "10458", "10459", "10460", "10461", "10462", "10463", "10464", "10465", "10466", "10467", "10468", "10469", "10470", "10471", "10472", "10473", "10474", "10475", "11004", "11101", "11102", "11103", "11104", "11105", "11106", "11109", "11201", "11203", "11204", "11205", "11206", "11207", "11208", "11209", "11210", "11211", "11212"], "categoryorder": "array", "domain": [0, 1], "title": {"text": "mod_zcta"}}, "yaxis": {"anchor": "x", "domain": [0, 1], "title": {"text": "sum of admissions/visits"}}}}
